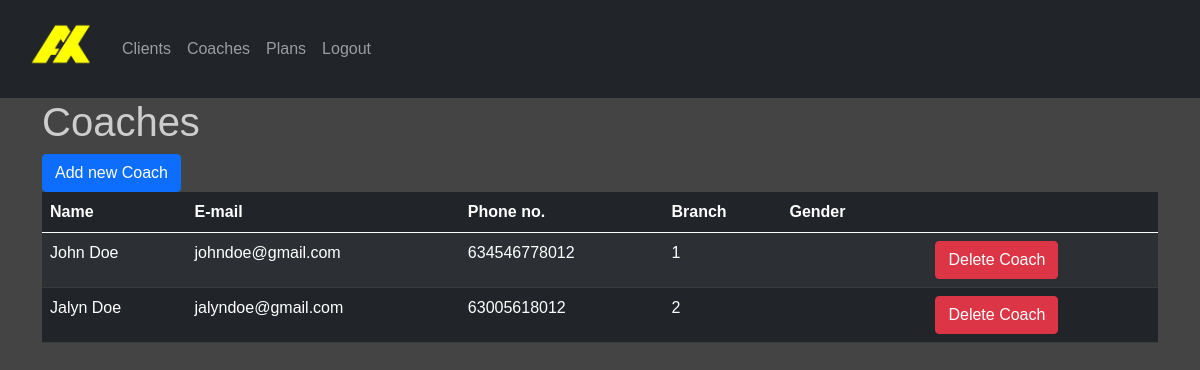
/admin/coach.php (signed in), run on the app's committed database.
### tables this page shows
Create Table `coach` (
	Coach_ID int(11) NOT NULL PRIMARY KEY auto_increment,
    Coach_name varchar(100) NOT NULL,
    Branch_ID int(11) NOT NULL,
    Coach_email varchar(100) NOT NULL,
    Coach_no varchar(100) NOT NULL,
    Coach_gender varchar(20) NOT NULL,
    password varchar(100) NOT NULL
);

### admin/coach.php (the view, shortened to what this page needs)
<?php
include('partials/menu.php');
 ?>
<div class="container">
    <h1 class="white-text">Coaches</h1>
    <a class="btn btn-primary" href="add-coach.php" role="button">Add new Coach</a>
    <table class="table table-striped table-dark">
    <thead>
        <tr>
        <th scope="col">Name</th>
        <th scope="col">E-mail</th>
        <th scope="col">Phone no.</th>
        <th scope="col">Branch</th>
        <th scope="col">Gender</th>
        <th scope="col"></th>
        <th scope="col"></th>
        </tr>
    </thead>
    <tbody>
        <?php
            $sql = "SELECT * FROM coach";
            $res = mysqli_query($conn, $sql);
            if($res==TRUE)
            {
                $count = mysqli_num_rows($res);
                if($count>0)
                {
                    while($rows=mysqli_fetch_assoc($res))
                    {
                        $id=$rows['Coach_ID'];
                        $coach_name=$rows['Coach_name'];
                        $branch_id=$rows['Branch_ID'];
                        $coach_email=$rows['Coach_email'];
                        $coach_no=$rows['Coach_no'];
                        $coach_gender=$rows['Coach_gender'];
                        ?>
                        <tr>
                            <td><?php echo $coach_name; ?></td>
                            <td><?php echo $coach_email; ?></td>
                            <td><?php echo $coach_no; ?></td>
                            <td><?php echo $branch_id; ?></td>
                            <td><?php echo $coach_gender; ?></td>
                            <td>
                                <td><a class="btn btn-danger" href="delete-coach.php?id=<?php echo $id; ?>" role="button">Delete Coach</a></td>
                            </td>
                        </tr>
                        <?php
                    }
                }
                else
                {
                }
            }
        ?>
    </tbody>
    </table>
</div>
<?php
include('partials/footer.php');
 ?>

### css/admin.css (style rules this page uses)
html,body { height: 100%; font-family: 'Hind', sans-serif; font-family: 'PT Sans', sans-serif; font-family: 'Work Sans', sans-serif; background: #444444; }
.white-text { color: #e5e4e4da; }

### data on the page
coach: Coach_name "John Doe", Coach_email "johndoe@gmail.com", Coach_no "634546778012", Branch_ID "1"
coach: Coach_name "Jalyn Doe", Coach_email "jalyndoe@gmail.com", Coach_no "63005618012", Branch_ID "2"
